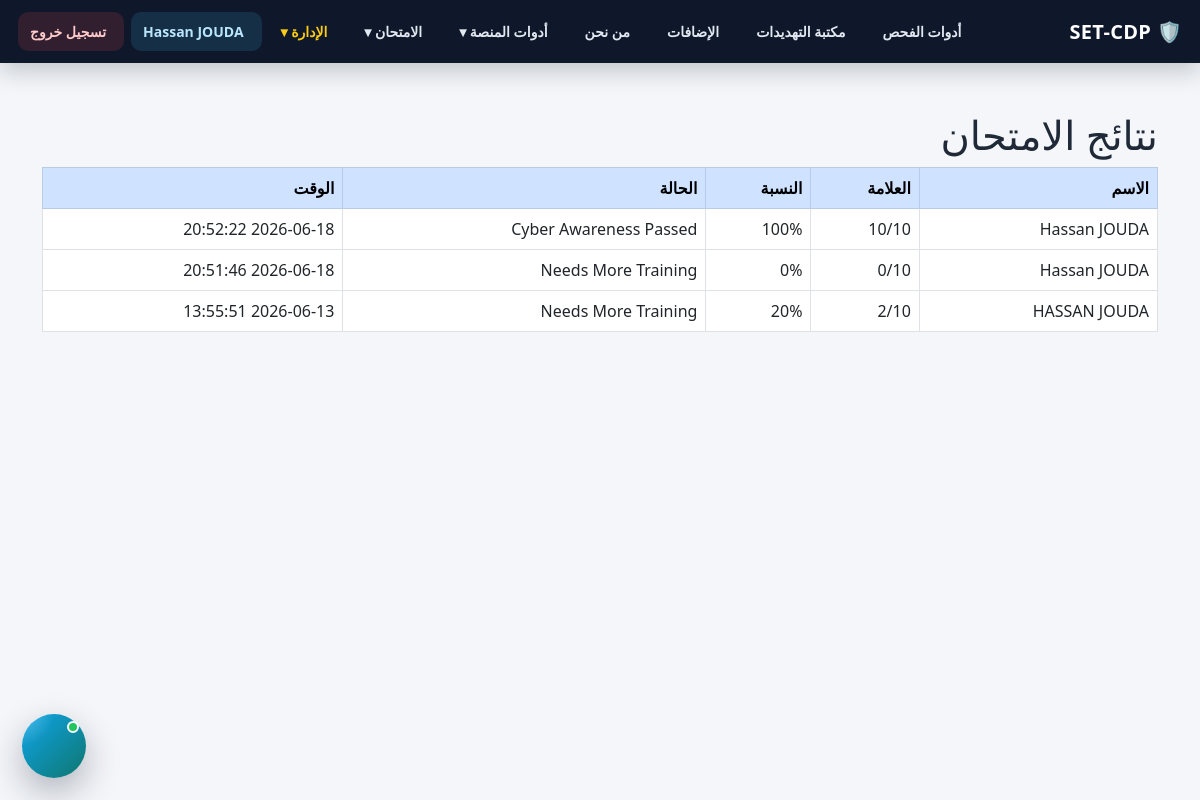
Page /quiz-admin (signed in) on the earlier database version.
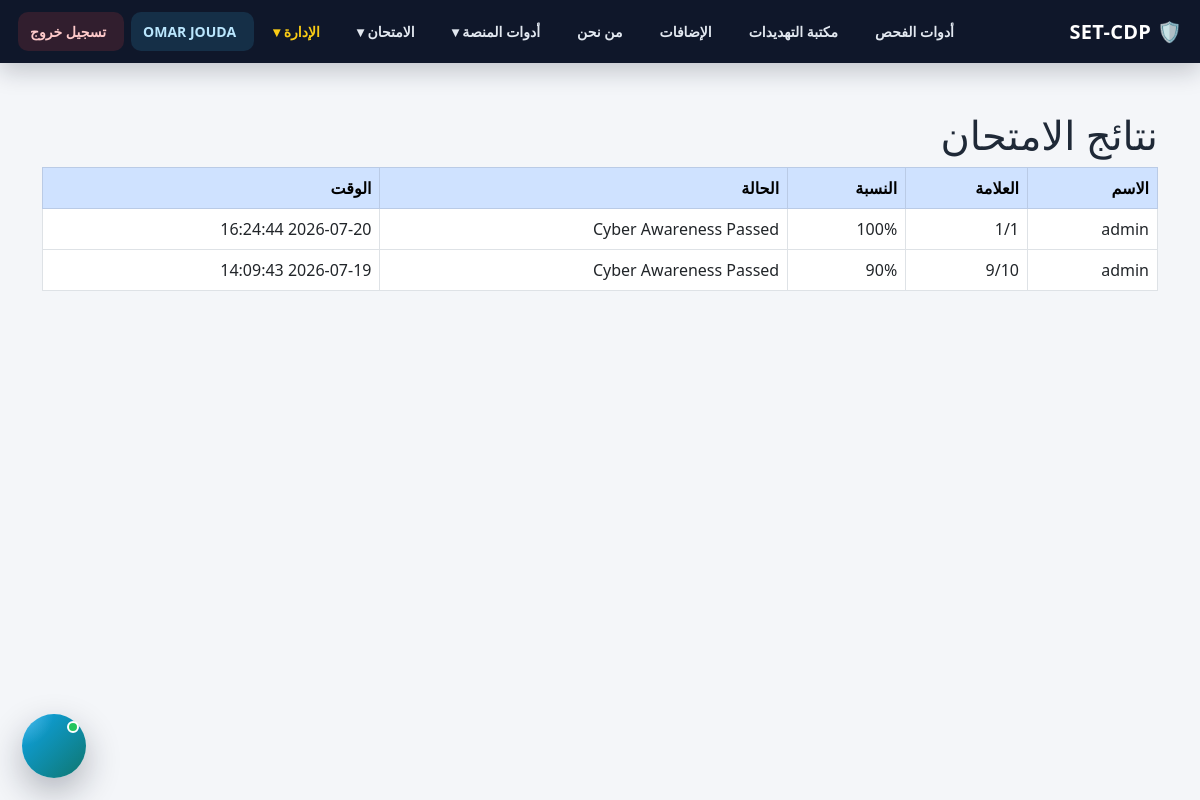
Same page on the later database version.
### tables this page shows
CREATE TABLE quiz_results (
        id INTEGER PRIMARY KEY AUTOINCREMENT,
        student_name TEXT,
        score INTEGER,
        total INTEGER,
        percentage INTEGER,
        status TEXT,
        timestamp TEXT,
        user_id INTEGER
    );

### app.py (the view)
@app.route("/quiz-admin")
@admin_required
def quiz_admin():
    ensure_quiz_table()
    conn = get_db()
    rows = conn.execute("SELECT * FROM quiz_results ORDER BY id DESC").fetchall()
    conn.close()
    return render_template("quiz_admin.html", rows=rows)

### app.py (called while the page is built)
def admin_required(f):
    @wraps(f)
    def wrapper(*args, **kwargs):
        if "user_id" not in session:
            return redirect(url_for("login"))
        if session.get("role") != "admin":
            return render_template("403.html"), 403
        return f(*args, **kwargs)
    return wrapper

def get_db():
    conn = sqlite3.connect(DB_PATH)
    conn.row_factory = sqlite3.Row
    return conn

def ensure_quiz_table():
    conn = get_db()
    conn.execute('''CREATE TABLE IF NOT EXISTS quiz_results (
        id INTEGER PRIMARY KEY AUTOINCREMENT,
        student_name TEXT,
        score INTEGER,
        total INTEGER,
        percentage INTEGER,
        status TEXT,
        timestamp TEXT,
        user_id INTEGER
    )''')
    conn.commit()
    conn.close()

### templates/quiz_admin.html (shortened to what this page needs)
<!doctype html>
<html lang="ar" dir="rtl">
<head>
  <link href="https://cdn.jsdelivr.net/npm/bootstrap@5.3.0/dist/css/bootstrap.rtl.min.css" rel="stylesheet">
  <link rel="stylesheet" href="/static/style.css">
</head>
<body>
{% include 'base_nav.html' %}
<main class="container py-5">
  <h1>نتائج الامتحان</h1>
  <div class="table-responsive">
    <table class="table table-bordered table-hover">
      <thead class="table-primary">
        <tr>
          <th>الاسم</th>
          <th>العلامة</th>
          <th>النسبة</th>
          <th>الحالة</th>
          <th>الوقت</th>
        </tr>
      </thead>
      <tbody>
        {% for r in rows %}
        <tr>
          <td>{{ r.student_name }}</td>
          <td>{{ r.score }}/{{ r.total }}</td>
          <td>{{ r.percentage }}%</td>
          <td>{{ r.status }}</td>
          <td>{{ r.timestamp }}</td>
        </tr>
        {% else %}
        <tr>
          <td colspan="5" class="text-center text-muted">لا توجد نتائج حتى الآن.</td>
        </tr>
        {% endfor %}
      </tbody>
    </table>
  </div>
</main>
</body>
</html>

### templates/base_nav.html (shortened to what this page needs)
<nav class="top-navbar">
  <div class="top-navbar-wrap">
    <a class="top-brand" href="/">
      🛡️ SET-CDP
    </a>
    <div class="top-nav-links" id="topNavLinks">
      <a href="/">
        أدوات الفحص
      </a>
      <a href="/threat-library">
        مكتبة التهديدات
      </a>
      <a href="/extensions">
        الإضافات
      </a>
      <a href="/about">
        من نحن
      </a>
      {% if session.get('user_id') %}
        <div class="nav-dropdown">
          <button class="dropdown-btn" type="button" onclick="toggleDropdown(event, 'toolsDropdown')">
            أدوات المنصة ▾
          </button>
        </div>
        <div class="nav-dropdown">
          <button class="dropdown-btn" type="button" onclick="toggleDropdown(event, 'quizDropdown')">
            الامتحان ▾
          </button>
        </div>
        {% if session.get('role') == 'admin' or session.get('is_admin') %}
          <div class="nav-dropdown">
            <button class="dropdown-btn admin-btn" type="button" onclick="toggleDropdown(event, 'adminDropdown')">
              الإدارة ▾
            </button>
          </div>
        {% endif %}
        <a href="/profile" class="nav-user">
          {{ session.get('full_name') or session.get('username') }}
        </a>
        <a class="logout-link" href="/logout">
          تسجيل خروج
        </a>
      {% endif %}
    </div>
  </div>
</nav>
{% include 'chatbot_widget.html' %}

### templates/chatbot_widget.html (shortened to what this page needs)
<button class="setcdp-chatbot-button" id="setcdpChatbotToggle" type="button" title="اسأل SET-CDP">
  <span class="setcdp-chat-notification"></span>
</button>

### static/style.css (style rules this page uses)
body { background:#f4f6f9;color:#1f2937 }
.top-navbar { background: #0f172a; color: #fff; width: 100%; position: sticky; top: 0; z-index: 99999; box-shadow: 0 2px 12px rgba(0,0,0,0.18); }
.top-navbar-wrap { max-width: 1250px; margin: 0 auto; padding: 12px 18px; display: flex; align-items: center; justify-content: space-between; gap: 18px; }
.top-brand { color: white; text-decoration: none; font-weight: 800; font-size: 20px; white-space: nowrap; }
.top-nav-links { display: flex; align-items: center; gap: 10px; flex-wrap: wrap; }
.top-nav-links a, .dropdown-btn { color: #e2e8f0; background: transparent; border: none; text-decoration: none; font-size: 14px; padding: 8px 10px; border-radius: 8px; transition: 0.2s; white-space: nowrap; cursor: pointer; }
.nav-dropdown { position: relative; }
.nav-user { color: #94a3b8; font-size: 13px; padding: 8px 10px; background: #111827; border: 1px solid #334155; border-radius: 8px; }
.logout-link { color: #fecaca !important; }
.nav-user { color: #e0f2fe !important; font-size: 13px; padding: 8px 10px; background: #0f172a; border: 1px solid #334155; border-radius: 8px; text-decoration: none; }

### templates/base_nav.html (style rules this page uses)
.top-navbar { background: #0f172a; color: #fff; padding: 0; position: sticky; top: 0; z-index: 9999; box-shadow: 0 8px 25px rgba(15, 23, 42, 0.22); }
.top-navbar-wrap { max-width: 1300px; margin: auto; padding: 12px 18px; display: flex; align-items: center; justify-content: space-between; gap: 14px; }
.top-brand { color: #fff; text-decoration: none; font-weight: 900; font-size: 20px; white-space: nowrap; letter-spacing: 0.3px; }
.top-nav-links { display: flex; align-items: center; gap: 7px; flex-wrap: wrap; }
.top-nav-links a, .dropdown-btn { color: #e2e8f0; text-decoration: none; padding: 9px 12px; border-radius: 10px; font-size: 14px; font-weight: 700; transition: 0.2s; background: transparent; border: none; cursor: pointer; display: inline-flex; align-items: center; gap: 6px; white-space: nowrap; }
.nav-dropdown { position: relative; }
.admin-btn { color: #facc15 !important; }
.nav-user { background: rgba(56, 189, 248, 0.14) !important; color: #bae6fd !important; font-weight: 900 !important; }
.logout-link { background: rgba(239, 68, 68, 0.15) !important; color: #fecaca !important; }

### templates/chatbot_widget.html (style rules this page uses)
:root { --setcdp-chat-primary: #0ea5e9; --setcdp-chat-secondary: #0f766e; --setcdp-chat-dark: #020617; --setcdp-chat-slate: #0f172a; --setcdp-chat-border: #e2e8f0; --setcdp-chat-muted: #64748b; --setcdp-chat-bg: #f8fafc; }
.setcdp-chatbot-button { position: fixed; bottom: 22px; left: 22px; width: 64px; height: 64px; border-radius: 50%; border: none; background: radial-gradient(circle at top left, rgba(255,255,255,0.28), transparent 35%), linear-gradient(135deg, var(--setcdp-chat-primary), var(--setcdp-chat-secondary)); color: white; font-size: 26px; box-shadow: 0 14px 35px rgba(15, 23, 42, 0.30); cursor: pointer; z-index: 99999; display: grid; place-items: center; transition: 0.25s ease; }
.setcdp-chatbot-button .setcdp-chat-notification { position: absolute; top: 7px; right: 7px; width: 12px; height: 12px; background: #22c55e; border: 2px solid white; border-radius: 999px; box-shadow: 0 0 0 rgba(34, 197, 94, 0.7); animation: setcdpPulse 1.5s infinite; }

Differences in the rows shown:
removed quiz_results: student_name "Hassan JOUDA", score "10", total "10", percentage "100", status "Cyber Awareness Passed", timestamp "2026-06-18 20:52:22"
removed quiz_results: student_name "Hassan JOUDA", score "0", total "10", percentage "0", status "Needs More Training", timestamp "2026-06-18 20:51:46"
added quiz_results: student_name "admin", score "1", total "1", percentage "100", status "Cyber Awareness Passed", timestamp "2026-07-20 16:24:44"
changed quiz_results (number 2 of 2 on the later page): student_name "HASSAN JOUDA" → "admin"; score "2" → "9"; percentage "20" → "90"; status "Needs More Training" → "Cyber Awareness Passed"; timestamp "2026-06-13 13:55:51" → "2026-07-19 14:09:43"
Other differences:
{{ session.get('full_name') or session.get('username') }}: "Hassan JOUDA" → "OMAR JOUDA"
